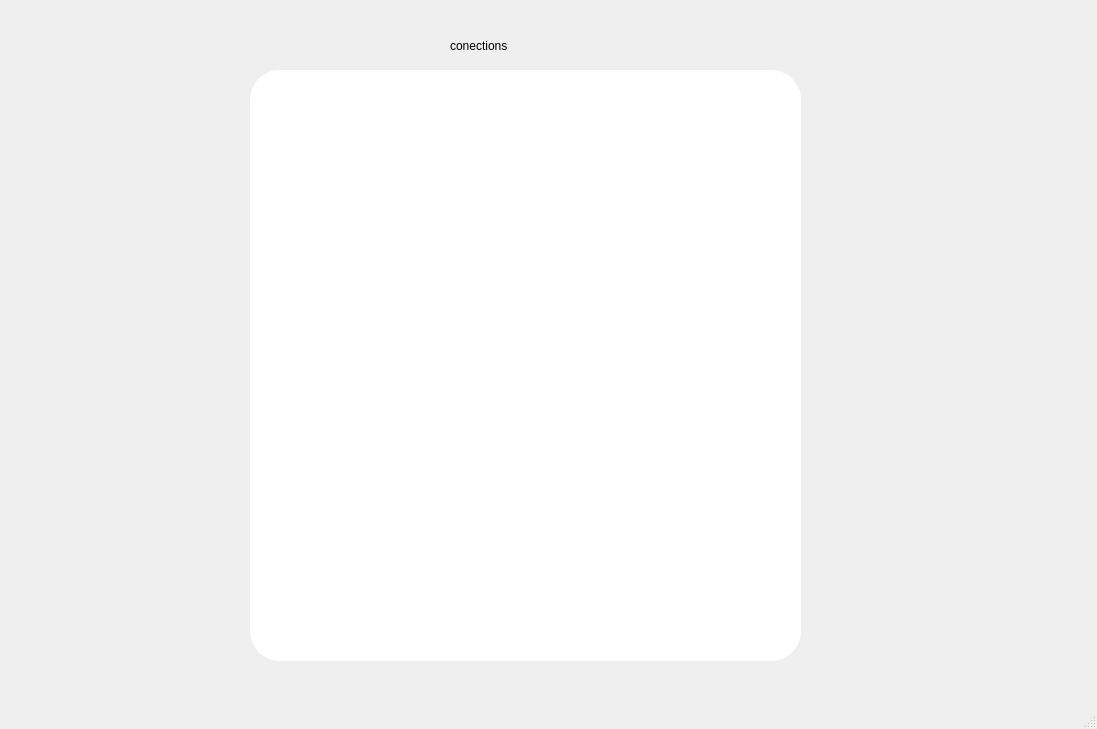
<?xml version="1.0" encoding="UTF-8"?>
<ui version="4.0">
 <class>see_cocetions</class>
 <widget class="QMainWindow" name="see_cocetions">
  <property name="geometry">
   <rect>
    <x>0</x>
    <y>0</y>
    <width>1097</width>
    <height>729</height>
   </rect>
  </property>
  <property name="windowTitle">
   <string>MainWindow</string>
  </property>
  <widget class="QWidget" name="centralwidget">
   <widget class="QWidget" name="widget" native="true">
    <property name="geometry">
     <rect>
      <x>250</x>
      <y>70</y>
      <width>551</width>
      <height>591</height>
     </rect>
    </property>
    <property name="styleSheet">
     <string notr="true">background-color: rgb(255, 255, 255);
border: none;
border-radius: 30px;</string>
    </property>
    <widget class="QWidget" name="verticalLayoutWidget">
     <property name="geometry">
      <rect>
       <x>29</x>
       <y>39</y>
       <width>491</width>
       <height>511</height>
      </rect>
     </property>
     <layout class="QVBoxLayout" name="verticalLayout"/>
    </widget>
   </widget>
   <widget class="QPushButton" name="pushButton_2">
    <property name="geometry">
     <rect>
      <x>20</x>
      <y>20</y>
      <width>61</width>
      <height>41</height>
     </rect>
    </property>
    <property name="cursor">
     <cursorShape>PointingHandCursor</cursorShape>
    </property>
    <property name="styleSheet">
     <string notr="true">border : none;
image: url(:/img/54907784c3b82319fa78bb57df0e90c3.png);
font: 10pt &quot;MS Shell Dlg 2&quot;;
color: rgb(33, 180, 255);</string>
    </property>
    <property name="text">
     <string/>
    </property>
   </widget>
   <widget class="QLabel" name="label_8">
    <property name="geometry">
     <rect>
      <x>450</x>
      <y>30</y>
      <width>141</width>
      <height>31</height>
     </rect>
    </property>
    <property name="styleSheet">
     <string notr="true">font: 18pt &quot;MS Shell Dlg 2&quot;;</string>
    </property>
    <property name="text">
     <string>conections</string>
    </property>
   </widget>
  </widget>
  <widget class="QMenuBar" name="menubar">
   <property name="geometry">
    <rect>
     <x>0</x>
     <y>0</y>
     <width>1097</width>
     <height>26</height>
    </rect>
   </property>
  </widget>
  <widget class="QStatusBar" name="statusbar"/>
 </widget>
 <resources/>
 <connections/>
</ui>
